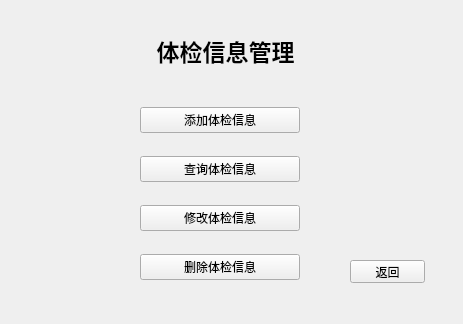
<?xml version="1.0" encoding="UTF-8"?>
<ui version="4.0">
 <class>HealthInfo</class>
 <widget class="QMainWindow" name="HealthInfo">
  <property name="geometry">
   <rect>
    <x>0</x>
    <y>0</y>
    <width>463</width>
    <height>324</height>
   </rect>
  </property>
  <property name="windowTitle">
   <string>体检信息</string>
  </property>
  <property name="styleSheet">
   <string notr="true">background-image: url(:/background/8.jpg);</string>
  </property>
  <widget class="QWidget" name="centralwidget">
   <widget class="QPushButton" name="exit">
    <property name="geometry">
     <rect>
      <x>350</x>
      <y>260</y>
      <width>75</width>
      <height>23</height>
     </rect>
    </property>
    <property name="styleSheet">
     <string notr="true">background-image: url(:/background/4.jpg);</string>
    </property>
    <property name="text">
     <string>返回</string>
    </property>
   </widget>
   <widget class="QWidget" name="verticalLayoutWidget">
    <property name="geometry">
     <rect>
      <x>140</x>
      <y>90</y>
      <width>160</width>
      <height>211</height>
     </rect>
    </property>
    <layout class="QVBoxLayout" name="verticalLayout">
     <item>
      <widget class="QPushButton" name="addfinfo">
       <property name="styleSheet">
        <string notr="true">background-image: url(:/background/4.jpg);</string>
       </property>
       <property name="text">
        <string>添加体检信息</string>
       </property>
      </widget>
     </item>
     <item>
      <widget class="QPushButton" name="selectinfo">
       <property name="styleSheet">
        <string notr="true">background-image: url(:/background/4.jpg);</string>
       </property>
       <property name="text">
        <string>查询体检信息</string>
       </property>
      </widget>
     </item>
     <item>
      <widget class="QPushButton" name="changeinfo">
       <property name="styleSheet">
        <string notr="true">background-image: url(:/background/4.jpg);</string>
       </property>
       <property name="text">
        <string>修改体检信息</string>
       </property>
      </widget>
     </item>
     <item>
      <widget class="QPushButton" name="deleteinfo">
       <property name="styleSheet">
        <string notr="true">background-image: url(:/background/4.jpg);</string>
       </property>
       <property name="text">
        <string>删除体检信息</string>
       </property>
      </widget>
     </item>
    </layout>
   </widget>
   <widget class="QLabel" name="label">
    <property name="geometry">
     <rect>
      <x>80</x>
      <y>30</y>
      <width>291</width>
      <height>41</height>
     </rect>
    </property>
    <property name="font">
     <font>
      <pointsize>17</pointsize>
      <weight>75</weight>
      <bold>true</bold>
     </font>
    </property>
    <property name="text">
     <string>体检信息管理</string>
    </property>
    <property name="alignment">
     <set>Qt::AlignCenter</set>
    </property>
   </widget>
  </widget>
 </widget>
 <resources/>
 <connections/>
</ui>
